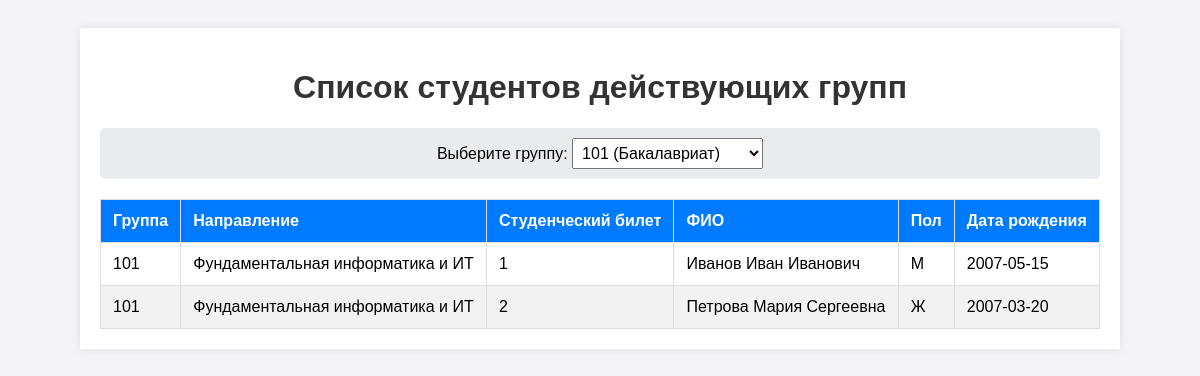
/index.php?group_id=1, run on the app's committed database.
### tables this page shows
CREATE TABLE Students (
    id INTEGER PRIMARY KEY AUTOINCREMENT,
    full_name TEXT NOT NULL,
    birth_date DATE NOT NULL,
    gender TEXT CHECK(gender IN ('М', 'Ж')) NOT NULL,
    group_id INTEGER NOT NULL,
    FOREIGN KEY (group_id) REFERENCES Groups(id) ON DELETE CASCADE
);

CREATE TABLE Groups (
    id INTEGER PRIMARY KEY AUTOINCREMENT,
    name TEXT NOT NULL,
    admission_year INTEGER NOT NULL,
    direction_id INTEGER NOT NULL,
    FOREIGN KEY (direction_id) REFERENCES Directions(id) ON DELETE RESTRICT
);

CREATE TABLE Directions (
    id INTEGER PRIMARY KEY AUTOINCREMENT,
    name TEXT NOT NULL,
    degree TEXT CHECK(degree IN ('Бакалавриат', 'Магистратура')) NOT NULL,
    UNIQUE(name, degree)
);

### db.php (called while the page is built, shortened)
<?php
function getActiveGroups(PDO $pdo): array {
    $currentYear = (int)date('Y');
    $sql = "
        SELECT
            g.id,
            g.name,
            g.admission_year,
            d.id as direction_id,
            d.name as dir_name
        FROM Groups g
        JOIN Directions d ON g.direction_id = d.id
        ORDER BY g.name ASC
    ";
    $stmt = $pdo->query($sql);
    $allGroups = $stmt->fetchAll();
    $activeGroups = [];
    foreach ($allGroups as $group) {
        if ($group['direction_id'] <= 3) {
            $duration = 4;
            $degreeName = 'Бакалавриат';
        } else {
            $duration = 2;
            $degreeName = 'Магистратура';
        }
        $gradYear = $group['admission_year'] + $duration;
        if ($gradYear > $currentYear) {
            $group['degree'] = $degreeName;
            $activeGroups[] = $group;
        }
    }
    return $activeGroups;
}
function getStudents(PDO $pdo, ?int $groupId = null): array {
    $currentYear = (int)date('Y');
    $sql = "
        SELECT
            s.id as ticket,
            s.full_name,
            s.birth_date,
            s.gender,
            g.id as group_id,
            g.name as group_name,
            g.admission_year,
            d.id as direction_id,
            d.name as direction
        FROM Students s
        JOIN Groups g ON s.group_id = g.id
        JOIN Directions d ON g.direction_id = d.id
    ";
    if ($groupId !== null) {
        $sql .= " WHERE g.id = " . (int)$groupId;
    }
    $sql .= " ORDER BY g.name ASC, s.full_name ASC";
    $stmt = $pdo->query($sql);
    $allStudents = $stmt->fetchAll();
    $activeStudents = [];
    foreach ($allStudents as $student) {
        $duration = ($student['direction_id'] <= 3) ? 4 : 2;
        $gradYear = $student['admission_year'] + $duration;
        if ($gradYear > $currentYear) {
            $activeStudents[] = $student;
        }
    }
    return $activeStudents;
}

### index.php (the view, shortened to what this page needs)
<?php
require_once 'db.php';
$pdo = getDbConnection();
$groups = getActiveGroups($pdo);
$selectedGroupId = isset($_GET['group_id']) && $_GET['group_id'] !== '' ? (int)$_GET['group_id'] : null;
$students = getStudents($pdo, $selectedGroupId);
?>
<!DOCTYPE html>
<html lang="ru">
<head>
    <link rel="stylesheet" href="style.css">
</head>
<body>
<div class="container">
    <h1>Список студентов действующих групп</h1>
    <form action="index.php" method="GET" class="filter-form">
        <label for="group_select">Выберите группу:</label>
        <select name="group_id" id="group_select" onchange="this.form.submit()">
            <?php foreach ($groups as $group): ?>
                <option value="<?= $group['id'] ?>" <?= ($selectedGroupId === $group['id']) ? 'selected' : '' ?>>
                    <?= htmlspecialchars($group['name']) ?> (<?= htmlspecialchars($group['degree']) ?>)
                </option>
            <?php endforeach; ?>
        </select>
    </form>
    <table>
        <thead>
            <tr>
                <th>Группа</th>
                <th>Направление</th>
                <th>Студенческий билет</th>
                <th>ФИО</th>
                <th>Пол</th>
                <th>Дата рождения</th>
            </tr>
        </thead>
        <tbody>
            <?php if (empty($students)): ?>
                <tr>
                    <td colspan="6" style="text-align: center;">Студенты не найдены</td>
                </tr>
            <?php else: ?>
                <?php foreach ($students as $student): ?>
                    <tr>
                        <td><?= htmlspecialchars($student['group_name']) ?></td>
                        <td><?= htmlspecialchars($student['direction']) ?></td>
                        <td><?= htmlspecialchars($student['ticket']) ?></td>
                        <td><?= htmlspecialchars($student['full_name']) ?></td>
                        <td><?= htmlspecialchars($student['gender']) ?></td>
                        <td><?= htmlspecialchars($student['birth_date']) ?></td>
                    </tr>
                <?php endforeach; ?>
            <?php endif; ?>
        </tbody>
    </table>
</div>
</body>
</html>

### style.css (style rules this page uses)
body { font-family: Arial, sans-serif; background-color: #f4f4f9; padding: 20px; }
.container { max-width: 1000px; margin: 0 auto; background: white; padding: 20px; box-shadow: 0 0 10px rgba(0, 0, 0, 0.1); }
h1 { text-align: center; color: #333; }
.filter-form { margin-bottom: 20px; text-align: center; padding: 10px; background: #e9ecef; border-radius: 5px; }
select { padding: 5px; font-size: 16px; }
table { width: 100%; border-collapse: collapse; margin-top: 10px; }
th, td { padding: 12px; border: 1px solid #ddd; text-align: left; }
th { background-color: #007bff; color: white; }
tr:nth-child(even) { background-color: #f2f2f2; }

### data on the page
students: group.name "101", directions.name "Фундаментальная информатика и ИТ", id "1", full_name "Иванов Иван Иванович", gender "М", birth_date "2007-05-15"
students: group.name "101", directions.name "Фундаментальная информатика и ИТ", id "2", full_name "Петрова Мария Сергеевна", gender "Ж", birth_date "2007-03-20"

### other printed values
form field group_id "101 (Бакалавриат)"
